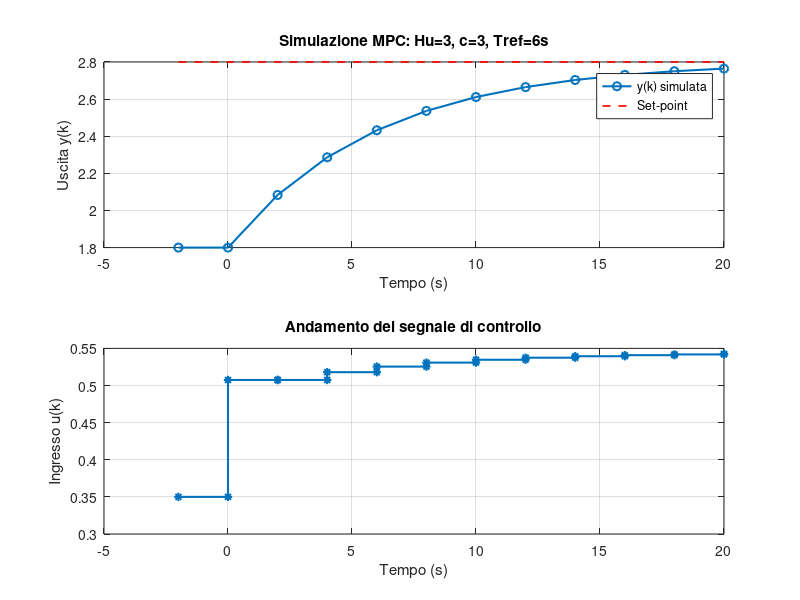

MATLAB code for this plot:
clear all;
clc;

num = 1.8;
den = [1, -0.65]; 
Ts = 2.0;         
G = tf(num, den, Ts);

% Parametri MPC
Hp = 3;           
Hu = 3;           
c = 3;
P = [1, 2, 3];   
set_point = 2.8;  
Tref = 6.0;

% Condizioni iniziali
u_precedente = 0.35; 
y_attuale = 1.8;     
y_precedente = 1.8;
epsilon_attuale = set_point - y_attuale;

epsilon_P = zeros(1, c); 
ref_P = zeros(1, c);  
for i = 1:c
    epsilon_P(i) = epsilon_attuale * exp(-(P(i)*Ts)/Tref);
    ref_P(i) = set_point - epsilon_P(i);
end
T = ref_P'; 
fprintf('Vettore riferimento T:\n'); disp(T);

% Calcolo della risposta libera
y_libera_predetta = zeros(c, 1);
y_libera_temp = y_attuale;
for i = 1:Hp

    y_libera_temp = 0.65 * y_libera_temp + 1.8 * u_precedente;
    y_libera_predetta(i) = y_libera_temp;
end
fprintf('Vettore risposta libera:\n'); disp(y_libera_predetta);

% Calcolo della risposta forzata al gradino
y_step = zeros(1, Hp);
s_temp = 0;
for j = 1:Hp
    s_temp = 0.65 * s_temp + 1.8; % y(k) = 0.65*y(k-1) + 1.8*u(k-1) con u=1
    y_step(j) = s_temp;
end
y_step_finale = y_step(Hp); % S(Hp)
fprintf('Coefficienti risposta al gradino S:\n'); disp(y_step');

% Costruzione della matrice Theta
Theta = [ y_step(1)   0           0;
          y_step(2)   y_step(1)   0;
          y_step(3)   y_step(2)   y_step(1) ];
fprintf('Matrice Theta:\n'); disp(Theta);

% Calcolo dell'ingresso ottimo con risoluzione del sistema
Delta_U_vettore = Theta \ (T - y_libera_predetta);
delta_u_hat = Delta_U_vettore(1); 
u_hat = u_precedente + delta_u_hat; 

fprintf("\nRisultato all'istante k: \n");
fprintf('delta_u_hat(k|k) = %.4f\n', delta_u_hat);
fprintf('u_hat(k|k) = %.4f\n', u_hat);

% Calcolo dell'uscita predetta
y_k1 = 0.65 * y_attuale + 1.8 * u_hat;
fprintf('y_predetta(k+1) = %.4f\n\n', y_k1);

% Simulazione per i grafici
time_sim = -2:Ts:20; 
y_simulata = zeros(1, length(time_sim));
u_simulata = zeros(1, length(time_sim));

% Condizioni iniziali per la simulazione
y_simulata(1) = y_precedente;
y_simulata(2) = y_attuale;
u_simulata(1) = u_precedente;
u_simulata(2) = u_hat;

% Simulazione MPC
lambda = exp(-Ts/Tref); 
for k = 3:length(time_sim)
    eps_loop = set_point - y_simulata(k-1);
    T_loop = zeros(c, 1);
    for i = 1:c
        T_loop(i) = set_point - eps_loop * (lambda^P(i));
    end
    
    Yf_loop = zeros(c, 1);
    yl_temp = y_simulata(k-1);
    for i = 1:Hp
        yl_temp = 0.65 * yl_temp + 1.8 * u_simulata(k-1);
        Yf_loop(i) = yl_temp;
    end
    
    DU_loop = Theta \ (T_loop - Yf_loop);
    u_simulata(k) = u_simulata(k-1) + DU_loop(1);
    
    y_simulata(k) = 0.65 * y_simulata(k-1) + 1.8 * u_simulata(k);
end

% Creazione dei grafici
figure;
subplot(2,1,1)
plot(time_sim, y_simulata, '-o', 'LineWidth', 1.5); hold on;
plot(time_sim, set_point * ones(1, length(time_sim)), '--r', 'LineWidth', 1.2);
xlabel('Tempo (s)'); ylabel('Uscita y(k)');
title('Simulazione MPC: Hu=3, c=3, Tref=6s');
legend('y(k) simulata', 'Set-point');
grid on;

subplot(2,1,2)
stairs(time_sim, u_simulata, '-*', 'LineWidth', 1.5);
xlabel('Tempo (s)'); ylabel('Ingresso u(k)');
title('Andamento del segnale di controllo');
grid on;
